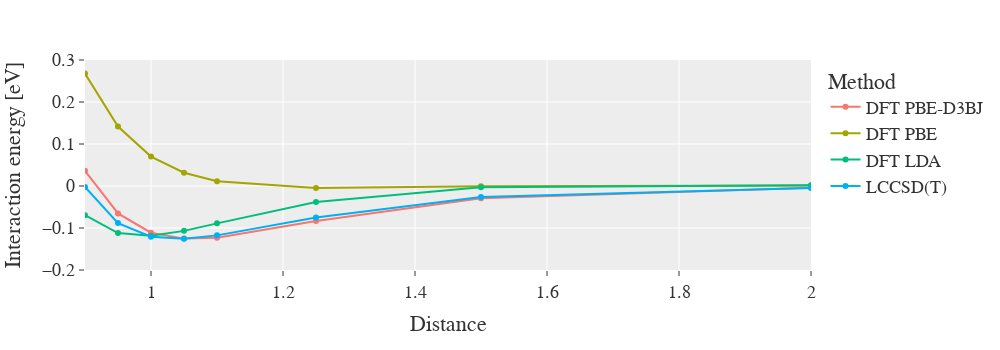

Here is the notebook cell this chart was saved with:
### Code cell
plot=px.line(df_fp, x='Distance', y='Interaction energy [eV]', color='Method', markers=True, template='ggplot2')
plot.update_layout(font_family="Serif",font_size=18,
                   xaxis=dict(
                       tick0=0.9,
                       range=[0.9,2]
                   ),
                   yaxis=dict(
                       range=[-0.2,0.3]
                   ),
                   width=1000,
                   height=350)

### Figure 1 — Plotly figure (JSON) as saved in the notebook; plotly's stock layout.template omitted (floating-point values rounded to 4 significant figures)
{"data": [{"hovertemplate": "Method=DFT PBE-D3BJ<br>Distance=%{x}<br>Interaction energy [eV]=%{y}<extra></extra>", "legendgroup": "DFT PBE-D3BJ", "line": {"color": "#F8766D", "dash": "solid"}, "marker": {"symbol": "circle"}, "mode": "lines+markers", "name": "DFT PBE-D3BJ", "orientation": "v", "showlegend": true, "type": "scatter", "x": [0.9, 0.95, 1, 1.05, 1.1, 1.25, 1.5, 2], "xaxis": "x", "y": [0.03631, -0.06532, -0.1112, -0.1253, -0.123, -0.08329, -0.02932, -0.004079], "yaxis": "y"}, {"hovertemplate": "Method=DFT PBE<br>Distance=%{x}<br>Interaction energy [eV]=%{y}<extra></extra>", "legendgroup": "DFT PBE", "line": {"color": "#A3A500", "dash": "solid"}, "marker": {"symbol": "circle"}, "mode": "lines+markers", "name": "DFT PBE", "orientation": "v", "showlegend": true, "type": "scatter", "x": [0.9, 0.95, 1, 1.05, 1.1, 1.25, 1.5, 2], "xaxis": "x", "y": [0.2676, 0.1416, 0.07013, 0.0315, 0.01137, -0.004551, -0.0007671, 0.00133], "yaxis": "y"}, {"hovertemplate": "Method=DFT LDA<br>Distance=%{x}<br>Interaction energy [eV]=%{y}<extra></extra>", "legendgroup": "DFT LDA", "line": {"color": "#00BF7D", "dash": "solid"}, "marker": {"symbol": "circle"}, "mode": "lines+markers", "name": "DFT LDA", "orientation": "v", "showlegend": true, "type": "scatter", "x": [0.9, 0.95, 1, 1.05, 1.1, 1.25, 1.5, 2], "xaxis": "x", "y": [-0.06939, -0.112, -0.1185, -0.1068, -0.08894, -0.03828, -0.003212, 0.001605], "yaxis": "y"}, {"hovertemplate": "Method=LCCSD(T)<br>Distance=%{x}<br>Interaction energy [eV]=%{y}<extra></extra>", "legendgroup": "LCCSD(T)", "line": {"color": "#00B0F6", "dash": "solid"}, "marker": {"symbol": "circle"}, "mode": "lines+markers", "name": "LCCSD(T)", "orientation": "v", "showlegend": true, "type": "scatter", "x": [0.9, 0.95, 1, 1.05, 1.1, 1.25, 1.5, 2], "xaxis": "x", "y": [-0.002227, -0.08825, -0.1209, -0.1258, -0.1176, -0.07511, -0.02598, -0.004885], "yaxis": "y"}], "layout": {"font": {"family": "Serif", "size": 18}, "height": 350, "legend": {"title": {"text": "Method"}, "tracegroupgap": 0}, "margin": {"t": 60}, "width": 1000, "xaxis": {"anchor": "y", "domain": [0, 1], "range": [0.9, 2], "tick0": 0.9, "title": {"text": "Distance"}}, "yaxis": {"anchor": "x", "domain": [0, 1], "range": [-0.2, 0.3], "title": {"text": "Interaction energy [eV]"}}}}
